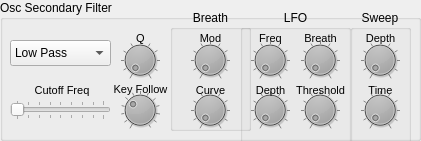
     <widget class="QGroupBox" name="groupBox_6" >
      <property name="geometry" >
       <rect>
        <x>630</x>
        <y>230</y>
        <width>421</width>
        <height>141</height>
       </rect>
      </property>
      <property name="title" >
       <string>Osc Secondary Filter</string>
      </property>
      <widget class="QDial" name="oscfilter2_Q_dial" >
       <property name="geometry" >
        <rect>
         <x>120</x>
         <y>40</y>
         <width>40</width>
         <height>40</height>
        </rect>
       </property>
       <property name="palette" >
        <palette>
         <active>
          <colorrole role="Button" >
           <brush brushstyle="SolidPattern" >
            <color alpha="255" >
             <red>0</red>
             <green>0</green>
             <blue>0</blue>
            </color>
           </brush>
          </colorrole>
         </active>
         <inactive>
          <colorrole role="Button" >
           <brush brushstyle="SolidPattern" >
            <color alpha="255" >
             <red>0</red>
             <green>0</green>
             <blue>0</blue>
            </color>
           </brush>
          </colorrole>
         </inactive>
         <disabled>
          <colorrole role="Button" >
           <brush brushstyle="SolidPattern" >
            <color alpha="255" >
             <red>0</red>
             <green>0</green>
             <blue>0</blue>
            </color>
           </brush>
          </colorrole>
         </disabled>
        </palette>
       </property>
       <property name="minimum" >
        <number>5</number>
       </property>
       <property name="maximum" >
        <number>127</number>
       </property>
       <property name="value" >
        <number>5</number>
       </property>
       <property name="sliderPosition" >
        <number>5</number>
       </property>
       <property name="notchTarget" >
        <double>12.800000000000001</double>
       </property>
       <property name="notchesVisible" >
        <bool>true</bool>
       </property>
      </widget>
      <widget class="QDial" name="oscfilter2_keyFollow_dial" >
       <property name="geometry" >
        <rect>
         <x>120</x>
         <y>90</y>
         <width>40</width>
         <height>40</height>
        </rect>
       </property>
       <property name="palette" >
        <palette>
         <active>
          <colorrole role="Button" >
           <brush brushstyle="SolidPattern" >
            <color alpha="255" >
             <red>0</red>
             <green>0</green>
             <blue>0</blue>
            </color>
           </brush>
          </colorrole>
         </active>
         <inactive>
          <colorrole role="Button" >
           <brush brushstyle="SolidPattern" >
            <color alpha="255" >
             <red>0</red>
             <green>0</green>
             <blue>0</blue>
            </color>
           </brush>
          </colorrole>
         </inactive>
         <disabled>
          <colorrole role="Button" >
           <brush brushstyle="SolidPattern" >
            <color alpha="255" >
             <red>0</red>
             <green>0</green>
             <blue>0</blue>
            </color>
           </brush>
          </colorrole>
         </disabled>
        </palette>
       </property>
       <property name="minimum" >
        <number>52</number>
       </property>
       <property name="maximum" >
        <number>88</number>
       </property>
       <property name="value" >
        <number>64</number>
       </property>
       <property name="notchTarget" >
        <double>3.000000000000000</double>
       </property>
       <property name="notchesVisible" >
        <bool>true</bool>
       </property>
      </widget>
      <widget class="QSlider" name="oscfilter2_freq_horizontalSlider" >
       <property name="geometry" >
        <rect>
         <x>10</x>
         <y>100</y>
         <width>101</width>
         <height>20</height>
        </rect>
       </property>
       <property name="maximum" >
        <number>127</number>
       </property>
       <property name="orientation" >
        <enum>Qt::Horizontal</enum>
       </property>
       <property name="tickPosition" >
        <enum>QSlider::TicksBothSides</enum>
       </property>
       <property name="tickInterval" >
        <number>16</number>
       </property>
      </widget>
      <widget class="QGroupBox" name="groupBox_11" >
       <property name="geometry" >
        <rect>
         <x>240</x>
         <y>10</y>
         <width>111</width>
         <height>141</height>
        </rect>
       </property>
       <property name="title" >
        <string>LFO</string>
       </property>
       <property name="alignment" >
        <set>Qt::AlignHCenter</set>
       </property>
       <property name="flat" >
        <bool>true</bool>
       </property>
       <widget class="QDial" name="oscfilter2_LFOfreq_dial" >
        <property name="geometry" >
         <rect>
          <x>10</x>
          <y>30</y>
          <width>40</width>
          <height>40</height>
         </rect>
        </property>
        <property name="palette" >
         <palette>
          <active>
           <colorrole role="Button" >
            <brush brushstyle="SolidPattern" >
             <color alpha="255" >
              <red>0</red>
              <green>0</green>
              <blue>0</blue>
             </color>
            </brush>
           </colorrole>
          </active>
          <inactive>
           <colorrole role="Button" >
            <brush brushstyle="SolidPattern" >
             <color alpha="255" >
              <red>0</red>
              <green>0</green>
              <blue>0</blue>
             </color>
            </brush>
           </colorrole>
          </inactive>
          <disabled>
           <colorrole role="Button" >
            <brush brushstyle="SolidPattern" >
             <color alpha="255" >
              <red>0</red>
              <green>0</green>
              <blue>0</blue>
             </color>
            </brush>
           </colorrole>
          </disabled>
         </palette>
        </property>
        <property name="maximum" >
         <number>127</number>
        </property>
        <property name="notchTarget" >
         <double>12.800000000000001</double>
        </property>
        <property name="notchesVisible" >
         <bool>true</bool>
        </property>
       </widget>
       <widget class="QDial" name="oscfilter2_LFObreath_dial" >
        <property name="geometry" >
         <rect>
          <x>60</x>
          <y>30</y>
          <width>40</width>
          <height>40</height>
         </rect>
        </property>
        <property name="palette" >
         <palette>
          <active>
           <colorrole role="Button" >
            <brush brushstyle="SolidPattern" >
             <color alpha="255" >
              <red>0</red>
              <green>0</green>
              <blue>0</blue>
             </color>
            </brush>
           </colorrole>
          </active>
          <inactive>
           <colorrole role="Button" >
            <brush brushstyle="SolidPattern" >
             <color alpha="255" >
              <red>0</red>
              <green>0</green>
              <blue>0</blue>
             </color>
            </brush>
           </colorrole>
          </inactive>
          <disabled>
           <colorrole role="Button" >
            <brush brushstyle="SolidPattern" >
             <color alpha="255" >
              <red>0</red>
              <green>0</green>
              <blue>0</blue>
             </color>
            </brush>
           </colorrole>
          </disabled>
         </palette>
        </property>
        <property name="maximum" >
         <number>127</number>
        </property>
        <property name="notchTarget" >
         <double>12.800000000000001</double>
        </property>
        <property name="notchesVisible" >
         <bool>true</bool>
        </property>
       </widget>
       <widget class="QDial" name="oscfilter2_LFOdepth_dial" >
        <property name="geometry" >
         <rect>
          <x>10</x>
          <y>80</y>
          <width>40</width>
          <height>40</height>
         </rect>
        </property>
        <property name="palette" >
         <palette>
          <active>
           <colorrole role="Button" >
            <brush brushstyle="SolidPattern" >
             <color alpha="255" >
              <red>0</red>
              <green>0</green>
              <blue>0</blue>
             </color>
            </brush>
           </colorrole>
          </active>
          <inactive>
           <colorrole role="Button" >
            <brush brushstyle="SolidPattern" >
             <color alpha="255" >
              <red>0</red>
              <green>0</green>
              <blue>0</blue>
             </color>
            </brush>
           </colorrole>
          </inactive>
          <disabled>
           <colorrole role="Button" >
            <brush brushstyle="SolidPattern" >
             <color alpha="255" >
              <red>0</red>
              <green>0</green>
              <blue>0</blue>
             </color>
            </brush>
           </colorrole>
          </disabled>
         </palette>
        </property>
        <property name="maximum" >
         <number>127</number>
        </property>
        <property name="notchTarget" >
         <double>12.800000000000001</double>
        </property>
        <property name="notchesVisible" >
         <bool>true</bool>
        </property>
       </widget>
       <widget class="QDial" name="oscfilter2_LFOthreshold_dial" >
        <property name="geometry" >
         <rect>
          <x>60</x>
          <y>80</y>
          <width>40</width>
          <height>40</height>
         </rect>
        </property>
        <property name="palette" >
         <palette>
          <active>
           <colorrole role="Button" >
            <brush brushstyle="SolidPattern" >
             <color alpha="255" >
              <red>0</red>
              <green>0</green>
              <blue>0</blue>
             </color>
            </brush>
           </colorrole>
          </active>
          <inactive>
           <colorrole role="Button" >
            <brush brushstyle="SolidPattern" >
             <color alpha="255" >
              <red>0</red>
              <green>0</green>
              <blue>0</blue>
             </color>
            </brush>
           </colorrole>
          </inactive>
          <disabled>
           <colorrole role="Button" >
            <brush brushstyle="SolidPattern" >
             <color alpha="255" >
              <red>0</red>
              <green>0</green>
              <blue>0</blue>
             </color>
            </brush>
           </colorrole>
          </disabled>
         </palette>
        </property>
        <property name="maximum" >
         <number>127</number>
        </property>
        <property name="notchTarget" >
         <double>12.800000000000001</double>
        </property>
        <property name="notchesVisible" >
         <bool>true</bool>
        </property>
       </widget>
       <widget class="QLabel" name="label_47" >
        <property name="geometry" >
         <rect>
          <x>180</x>
          <y>70</y>
          <width>61</width>
          <height>20</height>
         </rect>
        </property>
        <property name="font" >
         <font>
          <pointsize>8</pointsize>
         </font>
        </property>
        <property name="text" >
         <string>Curve</string>
        </property>
        <property name="alignment" >
         <set>Qt::AlignCenter</set>
        </property>
       </widget>
       <widget class="QLabel" name="label_48" >
        <property name="geometry" >
         <rect>
          <x>0</x>
          <y>20</y>
          <width>61</width>
          <height>16</height>
         </rect>
        </property>
        <property name="font" >
         <font>
          <pointsize>8</pointsize>
         </font>
        </property>
        <property name="text" >
         <string>Freq</string>
        </property>
        <property name="alignment" >
         <set>Qt::AlignCenter</set>
        </property>
       </widget>
       <widget class="QLabel" name="label_49" >
        <property name="geometry" >
         <rect>
          <x>50</x>
          <y>20</y>
          <width>61</width>
          <height>16</height>
         </rect>
        </property>
        <property name="font" >
         <font>
          <pointsize>8</pointsize>
         </font>
        </property>
        <property name="text" >
         <string>Breath</string>
        </property>
        <property name="alignment" >
         <set>Qt::AlignCenter</set>
        </property>
       </widget>
       <widget class="QLabel" name="label_50" >
        <property name="geometry" >
         <rect>
          <x>0</x>
          <y>70</y>
          <width>61</width>
          <height>20</height>
         </rect>
        </property>
        <property name="font" >
         <font>
          <pointsize>8</pointsize>
         </font>
        </property>
        <property name="text" >
         <string>Depth</string>
        </property>
        <property name="alignment" >
         <set>Qt::AlignCenter</set>
        </property>
       </widget>
       <widget class="QLabel" name="label_51" >
        <property name="geometry" >
         <rect>
          <x>50</x>
          <y>70</y>
          <width>61</width>
          <height>20</height>
         </rect>
        </property>
        <property name="font" >
         <font>
          <pointsize>8</pointsize>
         </font>
        </property>
        <property name="text" >
         <string>Threshold</string>
        </property>
        <property name="alignment" >
         <set>Qt::AlignCenter</set>
        </property>
       </widget>
      </widget>
      <widget class="QGroupBox" name="groupBox_12" >
       <property name="geometry" >
        <rect>
         <x>540</x>
         <y>10</y>
         <width>421</width>
         <height>171</height>
        </rect>
       </property>
       <property name="title" >
        <string>Filter 1</string>
       </property>
       <widget class="QGroupBox" name="groupBox_13" >
        <property name="geometry" >
         <rect>
          <x>10</x>
          <y>20</y>
          <width>101</width>
          <height>131</height>
         </rect>
        </property>
        <property name="title" >
         <string>Mode</string>
        </property>
        <widget class="QRadioButton" name="radioButton_11" >
         <property name="geometry" >
          <rect>
           <x>10</x>
           <y>20</y>
           <width>99</width>
           <height>23</height>
          </rect>
         </property>
         <property name="text" >
          <string>Off</string>
         </property>
        </widget>
        <widget class="QRadioButton" name="radioButton_12" >
         <property name="geometry" >
          <rect>
           <x>10</x>
           <y>40</y>
           <width>99</width>
           <height>23</height>
          </rect>
         </property>
         <property name="text" >
          <string>Low Pass</string>
         </property>
        </widget>
        <widget class="QRadioButton" name="radioButton_13" >
         <property name="geometry" >
          <rect>
           <x>10</x>
           <y>60</y>
           <width>99</width>
           <height>23</height>
          </rect>
         </property>
         <property name="text" >
          <string>High Pass</string>
         </property>
        </widget>
        <widget class="QRadioButton" name="radioButton_14" >
         <property name="geometry" >
          <rect>
           <x>10</x>
           <y>80</y>
           <width>99</width>
           <height>23</height>
          </rect>
         </property>
         <property name="text" >
          <string>Band Pass</string>
         </property>
        </widget>
        <widget class="QRadioButton" name="radioButton_15" >
         <property name="geometry" >
          <rect>
           <x>10</x>
           <y>100</y>
           <width>99</width>
           <height>23</height>
          </rect>
         </property>
         <property name="text" >
          <string>Notch</string>
         </property>
        </widget>
       </widget>
       <widget class="QDial" name="dial_49" >
        <property name="geometry" >
         <rect>
          <x>120</x>
          <y>20</y>
          <width>50</width>
          <height>50</height>
         </rect>
        </property>
        <property name="sliderPosition" >
         <number>50</number>
        </property>
       </widget>
       <widget class="QDial" name="dial_50" >
        <property name="geometry" >
         <rect>
          <x>120</x>
          <y>70</y>
          <width>50</width>
          <height>64</height>
         </rect>
        </property>
       </widget>
       <widget class="QDial" name="dial_51" >
        <property name="geometry" >
         <rect>
          <x>180</x>
          <y>10</y>
          <width>50</width>
          <height>64</height>
         </rect>
        </property>
       </widget>
       <widget class="QDial" name="dial_52" >
        <property name="geometry" >
         <rect>
          <x>180</x>
          <y>70</y>
          <width>50</width>
          <height>64</height>
         </rect>
        </property>
       </widget>
       <widget class="QSlider" name="horizontalSlider_3" >
        <property name="geometry" >
         <rect>
          <x>120</x>
          <y>140</y>
          <width>111</width>
          <height>16</height>
         </rect>
        </property>
        <property name="orientation" >
         <enum>Qt::Horizontal</enum>
        </property>
       </widget>
       <widget class="QGroupBox" name="groupBox_14" >
        <property name="geometry" >
         <rect>
          <x>240</x>
          <y>20</y>
          <width>171</width>
          <height>131</height>
         </rect>
        </property>
        <property name="title" >
         <string>LFO</string>
        </property>
        <widget class="QDial" name="dial_53" >
         <property name="geometry" >
          <rect>
           <x>10</x>
           <y>10</y>
           <width>50</width>
           <height>64</height>
          </rect>
         </property>
        </widget>
        <widget class="QDial" name="dial_54" >
         <property name="geometry" >
          <rect>
           <x>60</x>
           <y>10</y>
           <width>50</width>
           <height>64</height>
          </rect>
         </property>
        </widget>
        <widget class="QDial" name="dial_55" >
         <property name="geometry" >
          <rect>
           <x>10</x>
           <y>70</y>
           <width>50</width>
           <height>64</height>
          </rect>
         </property>
        </widget>
        <widget class="QDial" name="dial_56" >
         <property name="geometry" >
          <rect>
           <x>60</x>
           <y>70</y>
           <width>50</width>
           <height>64</height>
          </rect>
         </property>
        </widget>
        <widget class="QDial" name="dial_57" >
         <property name="geometry" >
          <rect>
           <x>110</x>
           <y>10</y>
           <width>50</width>
           <height>64</height>
          </rect>
         </property>
        </widget>
        <widget class="QDial" name="dial_58" >
         <property name="geometry" >
          <rect>
           <x>110</x>
           <y>70</y>
           <width>50</width>
           <height>64</height>
          </rect>
         </property>
        </widget>
       </widget>
      </widget>
      <widget class="QLabel" name="label_52" >
       <property name="geometry" >
        <rect>
         <x>120</x>
         <y>30</y>
         <width>41</width>
         <height>16</height>
        </rect>
       </property>
       <property name="font" >
        <font>
         <pointsize>8</pointsize>
        </font>
       </property>
       <property name="text" >
        <string>Q</string>
       </property>
       <property name="alignment" >
        <set>Qt::AlignCenter</set>
       </property>
      </widget>
      <widget class="QLabel" name="label_53" >
       <property name="geometry" >
        <rect>
         <x>110</x>
         <y>80</y>
         <width>61</width>
         <height>18</height>
        </rect>
       </property>
       <property name="font" >
        <font>
         <pointsize>8</pointsize>
        </font>
       </property>
       <property name="text" >
        <string>Key Follow</string>
       </property>
       <property name="alignment" >
        <set>Qt::AlignCenter</set>
       </property>
      </widget>
      <widget class="QLabel" name="label_56" >
       <property name="geometry" >
        <rect>
         <x>30</x>
         <y>80</y>
         <width>64</width>
         <height>20</height>
        </rect>
       </property>
       <property name="font" >
        <font>
         <pointsize>8</pointsize>
        </font>
       </property>
       <property name="text" >
        <string>Cutoff Freq</string>
       </property>
       <property name="alignment" >
        <set>Qt::AlignCenter</set>
       </property>
      </widget>
      <widget class="QGroupBox" name="groupBox_45" >
       <property name="geometry" >
        <rect>
         <x>350</x>
         <y>10</y>
         <width>61</width>
         <height>141</height>
        </rect>
       </property>
       <property name="title" >
        <string>Sweep</string>
       </property>
       <property name="alignment" >
        <set>Qt::AlignHCenter</set>
       </property>
       <property name="flat" >
        <bool>true</bool>
       </property>
       <widget class="QLabel" name="label_57" >
        <property name="geometry" >
         <rect>
          <x>10</x>
          <y>20</y>
          <width>41</width>
          <height>16</height>
         </rect>
        </property>
        <property name="font" >
         <font>
          <pointsize>8</pointsize>
         </font>
        </property>
        <property name="text" >
         <string>Depth</string>
        </property>
        <property name="alignment" >
         <set>Qt::AlignCenter</set>
        </property>
       </widget>
       <widget class="QDial" name="oscfilter2_sweepDepth_dial" >
        <property name="geometry" >
         <rect>
          <x>10</x>
          <y>30</y>
          <width>40</width>
          <height>40</height>
         </rect>
        </property>
        <property name="palette" >
         <palette>
          <active>
           <colorrole role="Button" >
            <brush brushstyle="SolidPattern" >
             <color alpha="255" >
              <red>0</red>
              <green>0</green>
              <blue>0</blue>
             </color>
            </brush>
           </colorrole>
          </active>
          <inactive>
           <colorrole role="Button" >
            <brush brushstyle="SolidPattern" >
             <color alpha="255" >
              <red>0</red>
              <green>0</green>
              <blue>0</blue>
             </color>
            </brush>
           </colorrole>
          </inactive>
          <disabled>
           <colorrole role="Button" >
            <brush brushstyle="SolidPattern" >
             <color alpha="255" >
              <red>0</red>
              <green>0</green>
              <blue>0</blue>
             </color>
            </brush>
           </colorrole>
          </disabled>
         </palette>
        </property>
        <property name="maximum" >
         <number>127</number>
        </property>
        <property name="notchTarget" >
         <double>12.800000000000001</double>
        </property>
        <property name="notchesVisible" >
         <bool>true</bool>
        </property>
       </widget>
       <widget class="QLabel" name="label_58" >
        <property name="geometry" >
         <rect>
          <x>10</x>
          <y>70</y>
          <width>41</width>
          <height>20</height>
         </rect>
        </property>
        <property name="font" >
         <font>
          <pointsize>8</pointsize>
         </font>
        </property>
        <property name="text" >
         <string>Time</string>
        </property>
        <property name="alignment" >
         <set>Qt::AlignCenter</set>
        </property>
       </widget>
       <widget class="QDial" name="oscfilter2_sweepTime_dial" >
        <property name="geometry" >
         <rect>
          <x>10</x>
          <y>80</y>
          <width>40</width>
          <height>40</height>
         </rect>
        </property>
        <property name="palette" >
         <palette>
          <active>
           <colorrole role="Button" >
            <brush brushstyle="SolidPattern" >
             <color alpha="255" >
              <red>0</red>
              <green>0</green>
              <blue>0</blue>
             </color>
            </brush>
           </colorrole>
          </active>
          <inactive>
           <colorrole role="Button" >
            <brush brushstyle="SolidPattern" >
             <color alpha="255" >
              <red>0</red>
              <green>0</green>
              <blue>0</blue>
             </color>
            </brush>
           </colorrole>
          </inactive>
          <disabled>
           <colorrole role="Button" >
            <brush brushstyle="SolidPattern" >
             <color alpha="255" >
              <red>0</red>
              <green>0</green>
              <blue>0</blue>
             </color>
            </brush>
           </colorrole>
          </disabled>
         </palette>
        </property>
        <property name="maximum" >
         <number>127</number>
        </property>
        <property name="notchTarget" >
         <double>12.800000000000001</double>
        </property>
        <property name="notchesVisible" >
         <bool>true</bool>
        </property>
       </widget>
      </widget>
      <widget class="QComboBox" name="oscfilter2_mode_comboBox" >
       <property name="geometry" >
        <rect>
         <x>10</x>
         <y>40</y>
         <width>101</width>
         <height>26</height>
        </rect>
       </property>
       <item>
        <property name="text" >
         <string>Low Pass</string>
        </property>
       </item>
       <item>
        <property name="text" >
         <string>High Pass</string>
        </property>
       </item>
       <item>
        <property name="text" >
         <string>Band Pass</string>
        </property>
       </item>
       <item>
        <property name="text" >
         <string>Notch</string>
        </property>
       </item>
       <item>
        <property name="text" >
         <string>Off</string>
        </property>
       </item>
      </widget>
      <widget class="QGroupBox" name="groupBox_34" >
       <property name="geometry" >
        <rect>
         <x>170</x>
         <y>10</y>
         <width>81</width>
         <height>121</height>
        </rect>
       </property>
       <property name="title" >
        <string>Breath</string>
       </property>
       <property name="alignment" >
        <set>Qt::AlignHCenter</set>
       </property>
       <property name="flat" >
        <bool>true</bool>
       </property>
       <widget class="QDial" name="oscfilter2_breathMod_dial" >
        <property name="geometry" >
         <rect>
          <x>20</x>
          <y>30</y>
          <width>40</width>
          <height>40</height>
         </rect>
        </property>
        <property name="palette" >
         <palette>
          <active>
           <colorrole role="Button" >
            <brush brushstyle="SolidPattern" >
             <color alpha="255" >
              <red>0</red>
              <green>0</green>
              <blue>0</blue>
             </color>
            </brush>
           </colorrole>
          </active>
          <inactive>
           <colorrole role="Button" >
            <brush brushstyle="SolidPattern" >
             <color alpha="255" >
              <red>0</red>
              <green>0</green>
              <blue>0</blue>
             </color>
            </brush>
           </colorrole>
          </inactive>
          <disabled>
           <colorrole role="Button" >
            <brush brushstyle="SolidPattern" >
             <color alpha="255" >
              <red>0</red>
              <green>0</green>
              <blue>0</blue>
             </color>
            </brush>
           </colorrole>
          </disabled>
         </palette>
        </property>
        <property name="maximum" >
         <number>127</number>
        </property>
        <property name="value" >
         <number>0</number>
        </property>
        <property name="sliderPosition" >
         <number>0</number>
        </property>
        <property name="notchTarget" >
         <double>12.800000000000001</double>
        </property>
        <property name="notchesVisible" >
         <bool>true</bool>
        </property>
       </widget>
       <widget class="QLabel" name="label_54" >
        <property name="geometry" >
         <rect>
          <x>0</x>
          <y>20</y>
          <width>81</width>
          <height>16</height>
         </rect>
        </property>
        <property name="font" >
         <font>
          <pointsize>8</pointsize>
         </font>
        </property>
        <property name="text" >
         <string>Mod</string>
        </property>
        <property name="alignment" >
         <set>Qt::AlignCenter</set>
        </property>
       </widget>
       <widget class="QDial" name="oscfilter2_breathCurve_dial" >
        <property name="geometry" >
         <rect>
          <x>20</x>
          <y>80</y>
          <width>40</width>
          <height>40</height>
         </rect>
        </property>
        <property name="palette" >
         <palette>
          <active>
           <colorrole role="Button" >
            <brush brushstyle="SolidPattern" >
             <color alpha="255" >
              <red>0</red>
              <green>0</green>
              <blue>0</blue>
             </color>
            </brush>
           </colorrole>
          </active>
          <inactive>
           <colorrole role="Button" >
            <brush brushstyle="SolidPattern" >
             <color alpha="255" >
              <red>0</red>
              <green>0</green>
              <blue>0</blue>
             </color>
            </brush>
           </colorrole>
          </inactive>
          <disabled>
           <colorrole role="Button" >
            <brush brushstyle="SolidPattern" >
             <color alpha="255" >
              <red>0</red>
              <green>0</green>
              <blue>0</blue>
             </color>
            </brush>
           </colorrole>
          </disabled>
         </palette>
        </property>
        <property name="maximum" >
         <number>127</number>
        </property>
        <property name="notchTarget" >
         <double>12.800000000000001</double>
        </property>
        <property name="notchesVisible" >
         <bool>true</bool>
        </property>
       </widget>
       <widget class="QLabel" name="label_55" >
        <property name="geometry" >
         <rect>
          <x>10</x>
          <y>70</y>
          <width>61</width>
          <height>20</height>
         </rect>
        </property>
        <property name="font" >
         <font>
          <pointsize>8</pointsize>
         </font>
        </property>
        <property name="text" >
         <string>Curve</string>
        </property>
        <property name="alignment" >
         <set>Qt::AlignCenter</set>
        </property>
       </widget>
      </widget>
     </widget>
